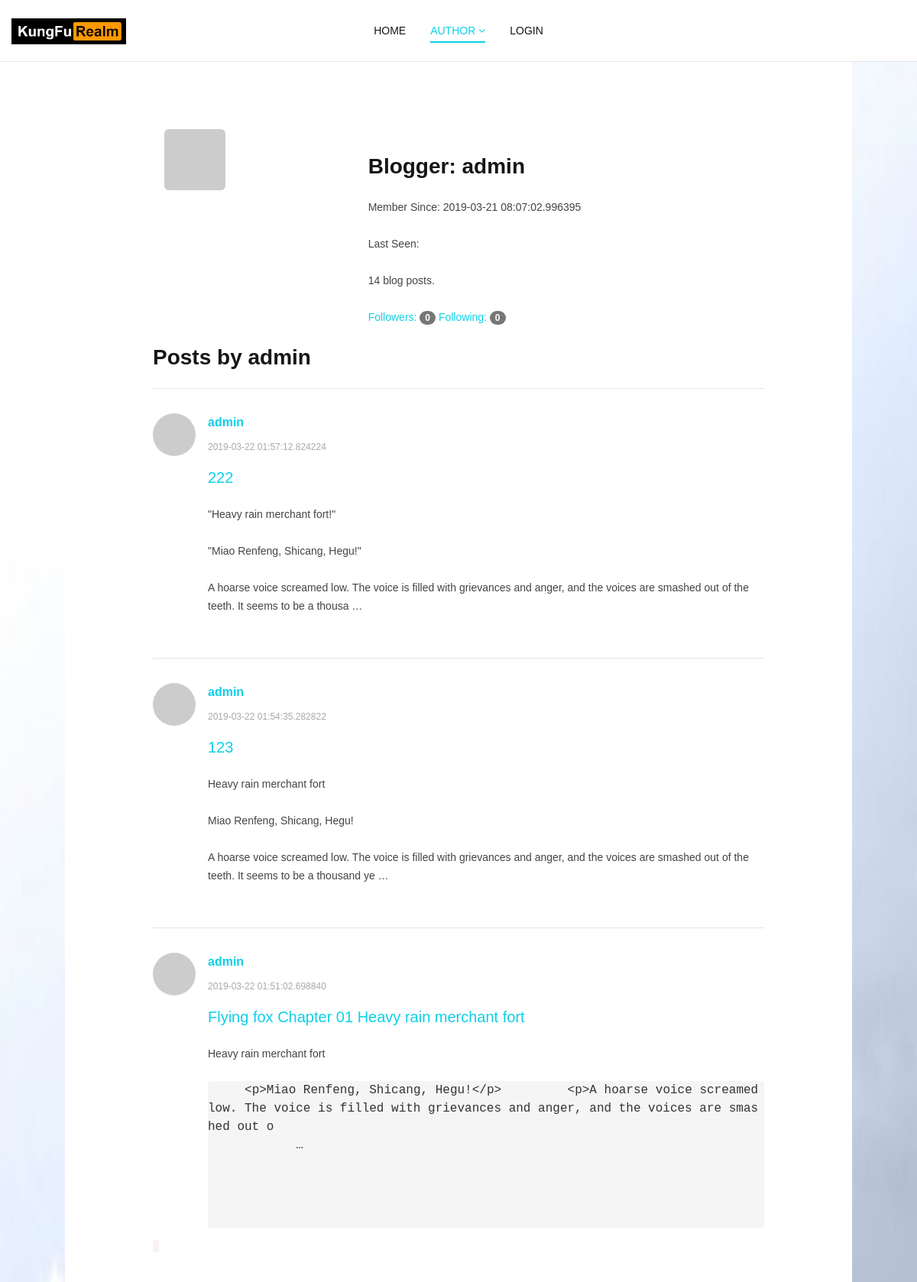
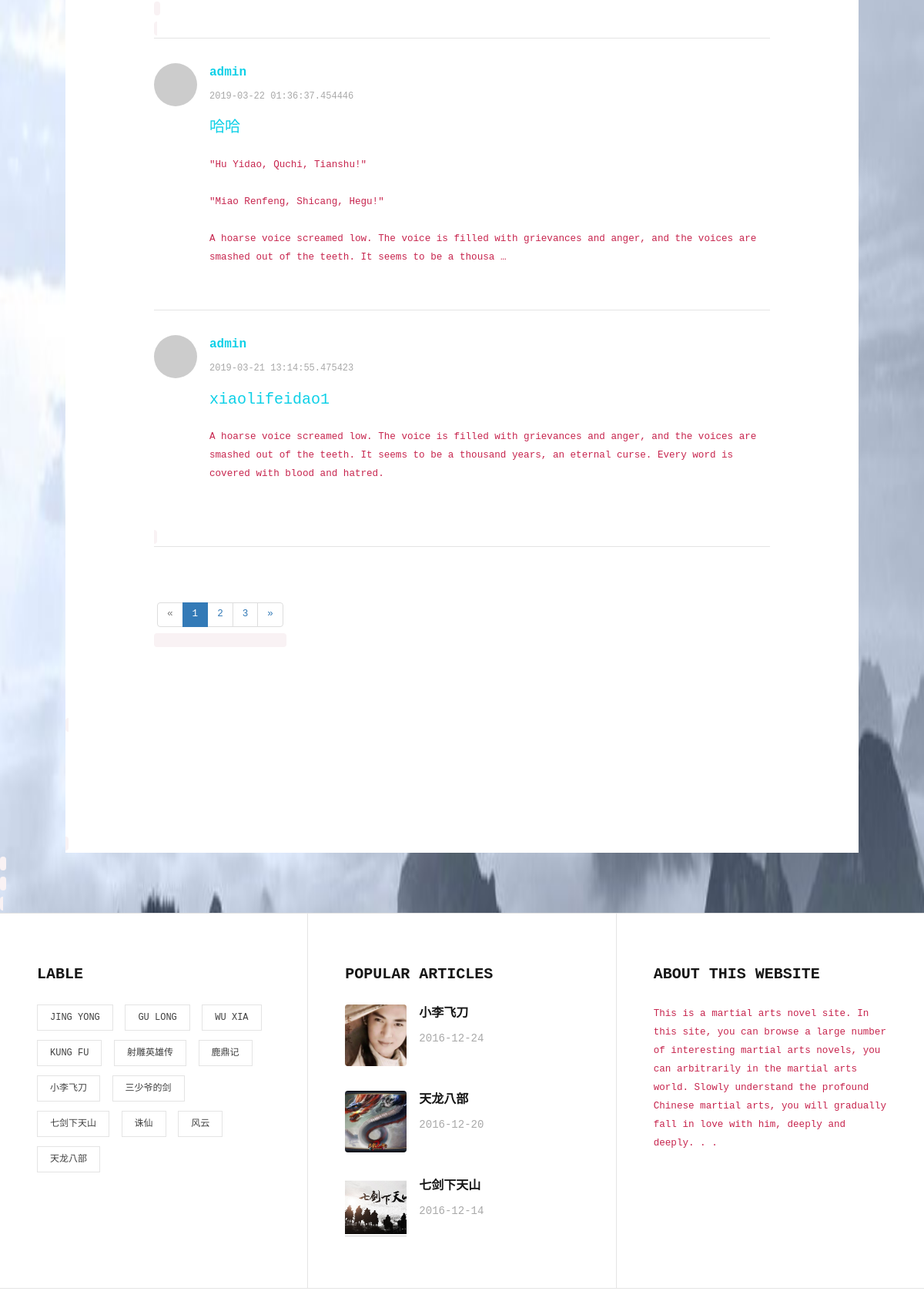
The app's page /user/admin (upper part), older data (2 pictures, top to bottom).
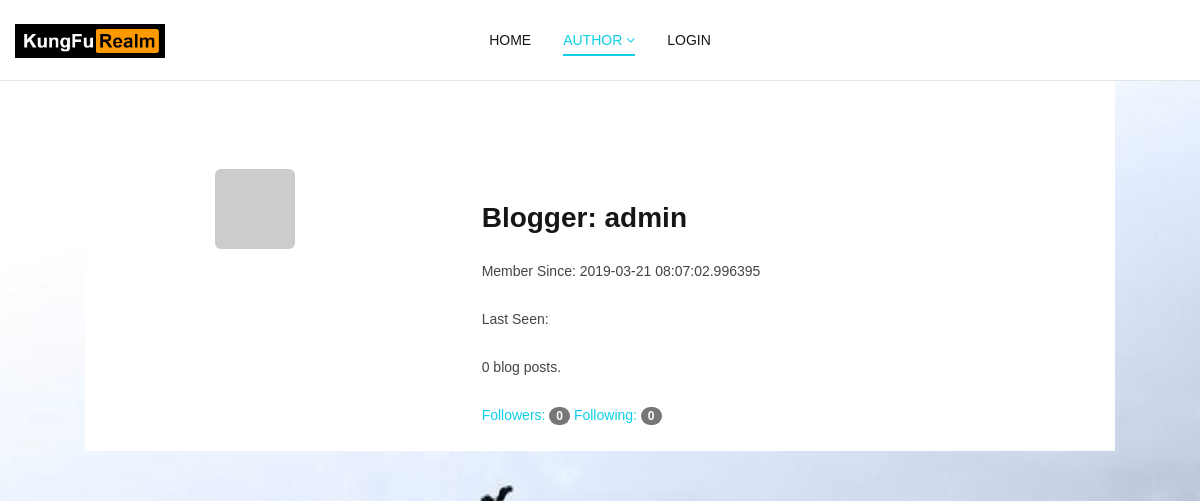
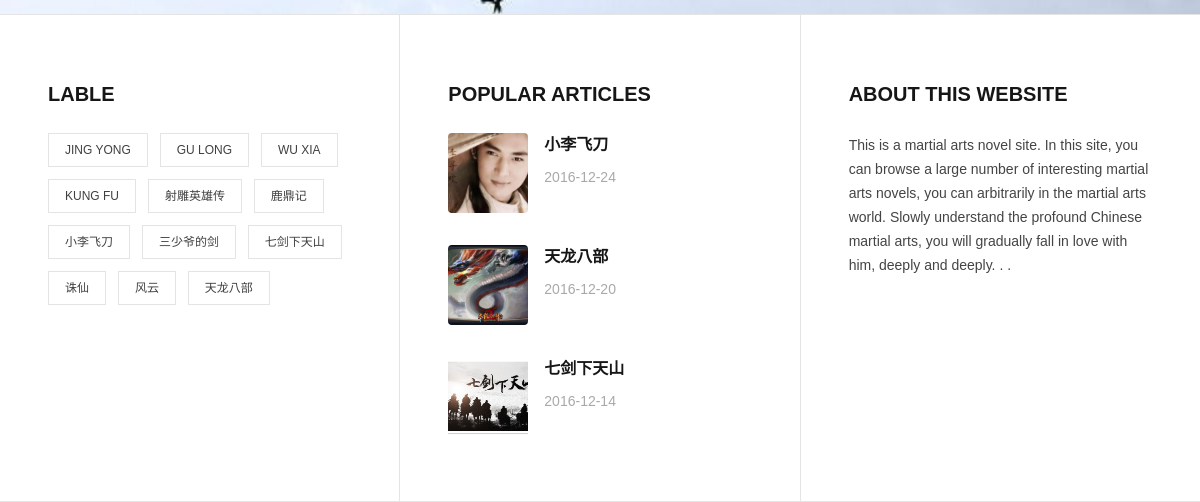
The same page, newer data (2 pictures, top to bottom).
### app/models.py (models this page shows, shortened)
class User(UserMixin, db.Model):
    __tablename__ = 'users'
    __searchable__ = ['username']
    id = db.Column(db.Integer, primary_key=True)
    email = db.Column(db.String(128), unique=True, index=True)
    username = db.Column(db.String(64), unique=True, index=True)
    role_id = db.Column(db.Integer, db.ForeignKey('roles.id'))
    password_hash = db.Column(db.String(128))
    confirmed = db.Column(db.Boolean, default=False)
    name = db.Column(db.String(64))
    location = db.Column(db.String(64))
    about_me = db.Column(db.Text())
    member_since = db.Column(db.DateTime(), default=datetime.utcnow)
    last_seen = db.Column(db.DateTime(), default=datetime.utcnow)
    avatar_hash = db.Column(db.String(32))
    posts = db.relationship('Post', backref='author', lazy='dynamic')
    user_avatar = db.Column(db.String(128), default=None)
    diy_avatar = db.Column(db.Text)
    followed = db.relationship('Follow', foreign_keys=[Follow.follower_id], backref=db.backref('follower', lazy='joined'),
                               lazy='dynamic', cascade='all, delete-orphan')
    followers = db.relationship('Follow', foreign_keys=[Follow.followed_id], backref=db.backref('followed', lazy='joined'),
                               lazy='dynamic', cascade='all, delete-orphan')
    comments = db.relationship('Comment', backref='author', lazy='dynamic')
    @property
    def password(self):
        raise AttributeError('password is not a readable attribute')
    def gravatar(self, size=100, default='identicon', rating='g'):
        if request.is_secure:
            url = 'https://secure.gravatar.com/avatar'
        else:
            url = 'http://www.gravatar.com/avatar'
        hash = self.avatar_hash or hashlib.md5(self.email.encode('utf-8')).hexdigest()
        return '{url}/{hash}?s={size}&d={default}&r={rating}'.format(url=url, hash=hash,size=size,default=default,rating=rating)

class Post(db.Model):
    __tablename__ = 'posts'
    id = db.Column(db.Integer, primary_key=True)
    postname = db.Column(db.String(128))
    novelname = db.Column(db.String(128))
    body = db.Column(db.Text)
    body_html = db.Column(db.Text)
    timestamp = db.Column(db.DateTime, index=True, default=datetime.utcnow)
    author_id = db.Column(db.Integer, db.ForeignKey('users.id'))
    readtimes = db.Column(db.Integer, default=1)
    comments = db.relationship('Comment', backref='post', lazy='dynamic')
    picture = db.Column(db.Text)
    original = db.Column(db.Text)
    tag = db.Column(db.Text)
    __searchable__ = ['body', 'original']

### app/main/views.py (the view)
@main.route('/user/<username>')
def user(username):
    user = User.query.filter_by(username=username).first()
    if user is None:
        abort(404)
    page = request.args.get('page', 1, type=int)
    pagination = user.posts.order_by(Post.timestamp.desc()).paginate(page,
                                                                per_page=current_app.config['FLASKY_POSTS_PER_PAGE'],
                                                                     error_out=False)
    posts = pagination.items
    return render_template('user.html', user=user, posts=posts, pagination=pagination)

### app/templates/user.html (shortened to what this page needs)
{% extends "base.html"%}
{% import "_macros.html" as macros %}
{% block header %}
<header class="site-header fixed" id="main-navbar">
  <div class="outer-container">
    <div class="container-fluid">
      <div class="col-md-2 col-xs-8 logo-wrap">
        <a href="#" class="custom-logo-link">
            <img width="150" height="300" src="/static/logo/logo2.png" alt="" />
        </a>
      </div>
      <div class="col-md-8 hidden-sm hidden-xs">
        <span class="line"></span>
        <nav class="main-menu" id="main-menu">
          <ul id="menu-main-menu" class="menu">
            <li><a href="/">Home</a></li>
            <li class="menu-item-has-children current-menu-item"><a href="#">Author</a>
            </li>
           {% if current_user.is_authenticated %}
            <li class="menu-item-has-children"><a href="#">About Me</a>
              <ul>
                <li><a href="{{ url_for('main.profile', username=current_user.username) }}">Profile</a></li>
                {% if current_user.is_administrator() %}
                    <li><a href="/admin">Admin Page</a></li>
                <li><a href="{{ url_for('main.manage_user') }}">Manage User</a></li>
                <li><a href="{{ url_for('api.online_user') }}">Online User</a></li>
                <li><a href="{{ url_for('chat.chat_index') }}" target="_blank">Talk With Robot</a></li>
               {% endif %}
               <li><a href="{{ url_for('main.manage_profile') }}">Setting</a></li>
               {% if current_user.can(Permission.MODERATE_COMMENTS) %}
               <li><a href="{{ url_for('main.moderate') }}">Moderate Comments</a></li>
               {% endif %}
                <li><a href="{{ url_for('auth.logout') }}">Logout</a></li>
              </ul>
             </li>
              {% else %}
            <li><a href="{{ url_for('auth.login') }}">Login</a></li>
              {% endif %}
          </ul>
        </nav>
      </div>
    </div>
  </div>
</header>
{% endblock %}
{% block content %}
    <br>
<div class="comment-wrap" id="comments">
<div>
<div class="col-md-4 widget-wrap">
  {% if not current_user.user_avatar %}
  <img class="img-rounded profile-thumbnail" src="{{ user.gravatar(size=152) }}">
  {% endif %}
</div>
<div class="col-md-8 widget-wrap">
    <h3>Blogger: {{ user.username }}</h3>
    <p>Member Since: {{ user.member_since }}</p>
    <p>Last Seen: {{ last }}</p>
    <p>{{ user.posts.count() }} blog posts.</p>
    <p>
       <a href="{{ url_for('.followers', username=user.username) }}">Followers: <span class="badge">{{ user.followers.count() }}</span> </a>
       <a href="{{ url_for('.followed_by', username=user.username) }}">Following: <span class="badge">{{ user.followed.count() }}</span> </a>
     </p>
</div>
</div>
{% if posts %}
<h3>Posts by {{ user.username }}</h3>
          <ol>
            {% for post in posts %}
              <li id="comment-4" class="comment-entry" >
              <article class="comment depth-1">
                <header>
                  <a href='{{ url_for('.profile', username=post.author.username) }}' target="_blank" class="pull-left">
                    <img alt='' src='{{ post.author.gravatar(size=40) }}' class='avatar' height='50' width='50' />
                  </a>
                  <div class="comment-details clearfix">
                    <div class="commenter-name">
                      <a href='{{ url_for('.profile', username=post.author.username) }}' target="_blank">{{ post.author.username }}</a>
                    </div>
                    <span class="commenter-meta">{{ post.timestamp }}</span>
                  </div>
                </header>
                <div class="comment-body">
                <p style="font-size: 20px"><a href="{{ url_for('.post', id=post.id)}}">{{ post.postname}}</a></p>
                  <p>
            {% if post.body_html %}
               {{ post.body_html[:222] | safe }}
            {% else %}
               {{ post.body[:222] }}
            {% endif %}&#8230;
                  </p>
                </div>
              </article>
            </li>
              {% endfor %}
          </ol>
{% if pagination %}
<div class="pagination">
  {{ macros.pagination_widget(pagination, '.profile', username=user.username) }}
</div>
{% endif %}
{% endif %}
</div>
{% endblock %}
{% block pagination %}
<div class="pagination-wrap clearfix" role="navigation"></div>
{% endblock %}

### app/templates/base.html (shortened to what this page needs)
<!doctype html>
<html>
<head>
{% block head %}
<link type="text/css" rel="stylesheet" href="/static/css/bootstrap.css" />
<link type="text/css" rel="stylesheet" href="/static/css/font-awesome.min.css" />
<link type="text/css" rel="stylesheet" href="/static/css/sns.min.css" />
<link type="text/css" rel="stylesheet" href="/static/css/style.css" />
{% endblock %}
</head>
{% block body %}
<body class="has-fixed-navbar">
    {% block header %}{% endblock %}
{% block main_content %}
<section class="main-content-area">
  <div class="outer-container">
    <div class="inner-container">
        {% block content %}
        {% endblock %}
    {% block pagination %}{% endblock %}
    </div>
  </div>
</section>
    {% endblock %}
{% block footer %}
<footer class="site-fotter">
  <div class="footer-top">
    <div class="outer-container">
      <div class="container-fluid">
        <div class="row footer-widget-area">
          <div class="col-md-4 widget-wrap">
            <div id="tag_cloud-3" class="widget widget_tag_cloud">
              <h4 class="widget-title">Lable</h4>
              <div class="tagcloud">
                <a href='#' title=''>Jing Yong</a>
                <a href='#' title=''>Gu Long</a>
                <a href='#' title=''>Wu Xia</a>
                <a href='#' title=''>Kung Fu</a>
                <a href='#' title=''>射雕英雄传</a>
                <a href='#' title=''>鹿鼎记</a>
                <a href='#' title=''>小李飞刀</a>
                <a href='#' title=''>三少爷的剑</a>
                <a href='#' title=''>七剑下天山</a>
                <a href='#' title=''>诛仙</a>
                <a href='#' title=''>风云</a>
                <a href='#' title=''>天龙八部</a>
              </div>
            </div>
          </div>
          <div class="col-md-4 widget-wrap">
            <div class="widget widget_mino_recent_post">
              <h4 class="widget-title">Popular Articles</h4>
              <div class="recent-post">
                <div class="recent-single-post clearfix">
                  <a href="#" class="post-title">
                    <div class="post-thumb pull-left" style="background-image: url(/static/images/xiaolifeidao.jpg);"> </div>
                  </a>
                  <div class="post-info">
                    <h4 class="post-title h5"><a href="#">小李飞刀</a></h4>
                    <div class="date"><a href="#">2016-12-24</a></div>
                  </div>
                </div>
                <div class="recent-single-post clearfix">
                  <a href="#" class="post-title">
                    <div class="post-thumb pull-left" style="background-image: url(/static/images/tianlongbabu.jpg);"> </div>
                  </a>
                  <div class="post-info">
                    <h4 class="post-title h5"><a href="#">天龙八部</a></h4>
                    <div class="date"><a href="#">2016-12-20</a></div>
                  </div>
                </div>
                <div class="recent-single-post clearfix">
                  <a href="#" class="post-title">
                    <div class="post-thumb pull-left" style="background-image: url(/static/images/qijianxiatianshan.jpg);"> </div>
                  </a>
                  <div class="post-info">
                    <h4 class="post-title h5"><a href="#">七剑下天山</a></h4>
                    <div class="date"><a href="#">2016-12-14</a></div>
                  </div>
                </div>
              </div>
            </div>
          </div>
          <div class="col-md-4 widget-wrap">
            <div class="widget widget_text">
              <h4 class="widget-title">About This WebSite</h4>
              <div class="textwidget">
                  This is a martial arts novel site. In this site, you can browse a large number of interesting martial arts novels, you can arbitrarily in the martial arts world. Slowly understand the profound Chinese martial arts, you will gradually fall in love with him, deeply and deeply. . .
              </div>
            </div>
          </div>
        </div>
      </div>
    </div>
  </div>
  <div class="footer-bottom">
    <div class="outer-container">
      <div class="container-fluid">
        <div class="row footer-bottom-content">
        </div>
      </div>
    </div>
  </div>
</footer>
   {% endblock %}
</body>
{% endblock %}
</html>

### app/templates/_macros.html
{% macro pagination_widget(pagination, endpoint) %}
{% if pagination %}
<ul class="pagination">
  <li{% if not pagination.has_prev %} class="disabled" {% endif %}>
     <a href="{% if pagination.has_prev %}{{ url_for(endpoint, page=pagination.page - 1, **kwargs)}}{% else %}#{% endif %}">
     &laquo;</a>
  </li>
  {% for p in pagination.iter_pages() %}
     {% if p %}
        {% if p == pagination.page %}
        <li class="active">
           <a href="{{ url_for(endpoint, page = p , **kwargs)}}">{{ p }}</a>
        </li>
        {% else %}
        <li><a href="{{ url_for(endpoint, page=p, **kwargs) }}">{{ p }}</a>
        </li>
        {% endif %}
      {% else %}
      <li class="disabled"><a href="#">&hellip;</a></li>
      {% endif %}
   {% endfor%}
   <li{% if not pagination.has_next %} class="disabled"{% endif %}>
      <a href="{% if pagination.has_next %}{{ url_for(endpoint, page=pagination.page + 1, **kwargs)}}{% else %}#{% endif %}">
      &raquo;</a>
   </li>
</ul>
{% endif %}
{% endmacro %}

Row changes from the older to the newer data that the page shows:
removed Post: author.username "admin", timestamp "2019-03-22 01:57:12.824224", postname "222", body_html "\"Heavy rain merchant fort!\" \"Miao Renfeng, Shicang, Hegu!\" A hoarse voice screamed low. The voice is filled with grievances and anger, and the voices are smashed out of the teeth. It seems to be a thousa"
removed Post: author.username "admin", timestamp "2019-03-22 01:54:35.282822", postname "123", body_html "Heavy rain merchant fort Miao Renfeng, Shicang, Hegu! A hoarse voice screamed low. The voice is filled with grievances and anger, and the voices are smashed out of the teeth. It seems to be a thousand ye"
removed Post: author.username "admin", timestamp "2019-03-22 01:51:02.698840", postname "Flying fox Chapter 01 Heavy rain merchant fort", body_html "Heavy rain merchant fort < p > Miao Renfeng, Shicang, Hegu! </ p > < p > A hoarse voice screamed low. The voice is filled with grievances and anger, and the voices are smashed out o ……"
removed Post: author.username "admin", timestamp "2019-03-22 01:36:37.454446", postname "哈哈", body_html "\"Hu Yidao, Quchi, Tianshu!\" \"Miao Renfeng, Shicang, Hegu!\" A hoarse voice screamed low. The voice is filled with grievances and anger, and the voices are smashed out of the teeth. It seems to be a thousa"
removed Post: author.username "admin", timestamp "2019-03-21 13:14:55.475423", postname "xiaolifeidao1", body_html "A hoarse voice screamed low. The voice is filled with grievances and anger, and the voices are smashed out of the teeth. It seems to be a thousand years, an eternal curse. Every word is covered with blood and hatred."
changed User "admin": username "admin" → (not shown)
Text that changed along with them:
{{ user.posts.count() }}: "14" → "0"
text no longer shown: "Posts by « »"
list line gone: "1"
list line gone: "2"
list line gone: "3"
